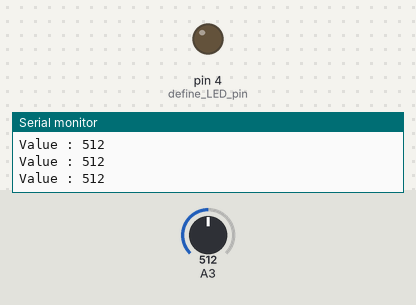
The sketch below on a simulated Arduino Uno, built with avr-gcc and run on an emulated ATmega328P. On the bench: output pins drawn as LEDs (lit = HIGH), the last lines printed to the serial monitor. The test bench sets the inputs (shaded band); at power-on: A3 = 512.

Above: at 1.2 s.
1.3 s: A3 set to 418
4.3 s: A3 set to 384
At 5.4 s:
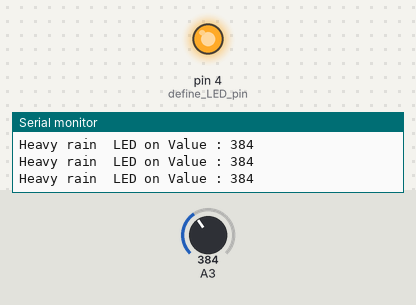
5.8 s: A3 set to 1023
At 7.0 s:
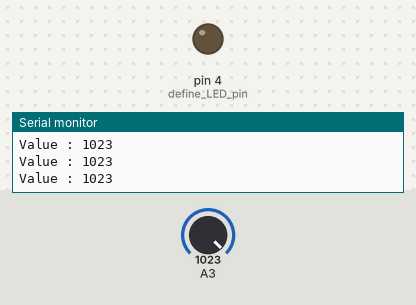
Timing chart, 0 to 8.8 s (numbered marks = the images above; inputs shaded):
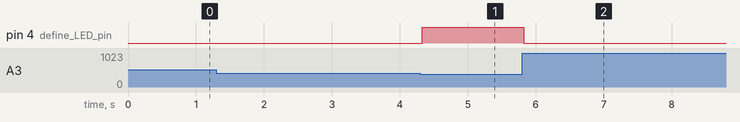

Measured:
- the behaviour switches between 400 and 399 on A3 (found by bisection; images 0 and 1)
- after the input at 4.3 s, pin 4 (define_LED_pin): LOW → HIGH at once
- after the input at 5.8 s, pin 4 (define_LED_pin): HIGH → LOW at once

The sketch:

RainSensor.ino
```cpp
void setup() {
  Serial.begin(9600);//enable serial monitor
  pinMode(4, OUTPUT);//define LED pin
}
void loop() {
  int value = analogRead(A3);//read value
  Serial.print("Value : ");
  Serial.println(value);
  if (value < 400) {//check condition
    digitalWrite(4, HIGH);
    Serial.print("Heavy rain  LED on ");
  } else {
    digitalWrite(4, LOW);
  }
}
```
